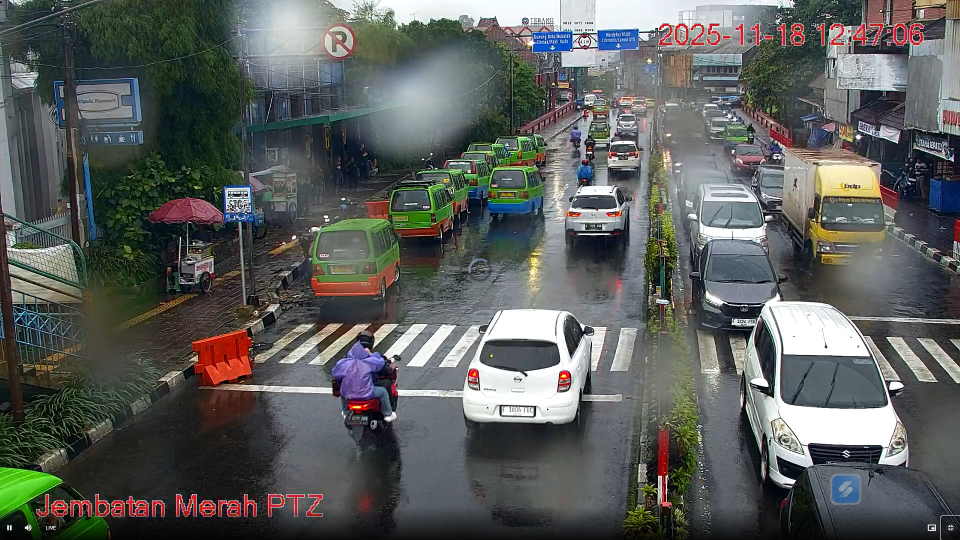
#> input picture live_cctv.jpg, 1920 x 1080 px (shown at 1/2 size)
$ python get_coords.py
#> lines starting #> are read from the running program, lines starting #| are printed output that depends on the picture
import cv2
import numpy as np

# --- PENGATURAN ---
IMAGE_PATH = 'live_cctv.jpg' # Pastikan ini nama screenshot Anda
TARGET_WIDTH = 600 # SAMAKAN DENGAN DI ANALYZER.PY
# --- AKHIR PENGATURAN ---

img_display = None
original_img = None
resize_ratio = 1.0

def print_coords(event, x, y, flags, param):
    """Callback function saat mouse di-klik"""
    global img_display

    if event == cv2.EVENT_LBUTTONUP:

        # --- PERUBAHAN DI SINI ---
        # Kita tidak perlu menghitung ulang. (x,y) adalah koordinat
        # yang benar untuk gambar 600px kita.
        print(f"Koordinat BARU (untuk 600px): ({x}, {y})")
        # --- AKHIR PERUBAHAN ---

        # Gambar lingkaran merah di titik yang Anda klik
        cv2.circle(img_display, (x, y), 3, (0, 0, 255), -1)
        cv2.imshow("Klik untuk Koordinat (RESIZED 600px)", img_display)

# 1. Muat gambar
original_img = cv2.imread(IMAGE_PATH)
#> original_img is the input picture: shape (1080, 1920, 3); mean B, G, R 91.8, 94.3, 91.5
if original_img is None:
    print(f"ERROR: Gagal memuat gambar dari '{IMAGE_PATH}'")
else:
    # 2. --- PERUBAHAN DI SINI: RESIZE GAMBAR ---
    h, w = original_img.shape[:2]
#> h = 1080; w = 1920

    # Hitung rasio dan tinggi baru, persis seperti di analyzer.py
    resize_ratio = TARGET_WIDTH / w
#> resize_ratio = 0.312
    new_h = int(h * resize_ratio)
#> new_h = 337

    # Resize gambar ke 600px
    img_display = cv2.resize(original_img, (TARGET_WIDTH, new_h))
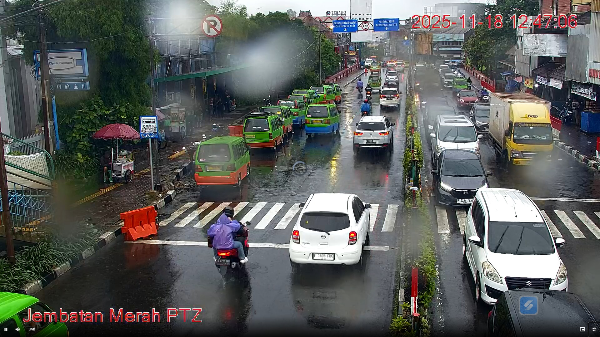
#> img_display: shape (337, 600, 3); mean B, G, R 91.7, 94.3, 91.4
    # --- AKHIR PERUBAHAN ---

    # 3. Buat jendela dan pasang callback
    cv2.namedWindow("Klik untuk Koordinat (RESIZED 600px)")
    cv2.setMouseCallback("Klik untuk Koordinat (RESIZED 600px)", print_coords)

    print("--- Alat Pencari Koordinat (x,y) ---")
    print(f"Gambar telah di-resize ke lebar {TARGET_WIDTH}px.")
    print("\n1. Buka jendela gambar yang muncul (sekarang lebih kecil).")
    print("2. Klik di ujung-ujung 2 garis Anda.")
    print("3. Catat koordinat BARU (angka kecil) yang muncul di terminal ini.")
    print("4. Tekan tombol 'q' di jendela gambar jika sudah selesai.")

    cv2.imshow("Klik untuk Koordinat (RESIZED 600px)", img_display)

    while True:
        if cv2.waitKey(1) & 0xFF == ord('q'):
#> (key q is pressed here)
            break

    cv2.destroyAllWindows()
